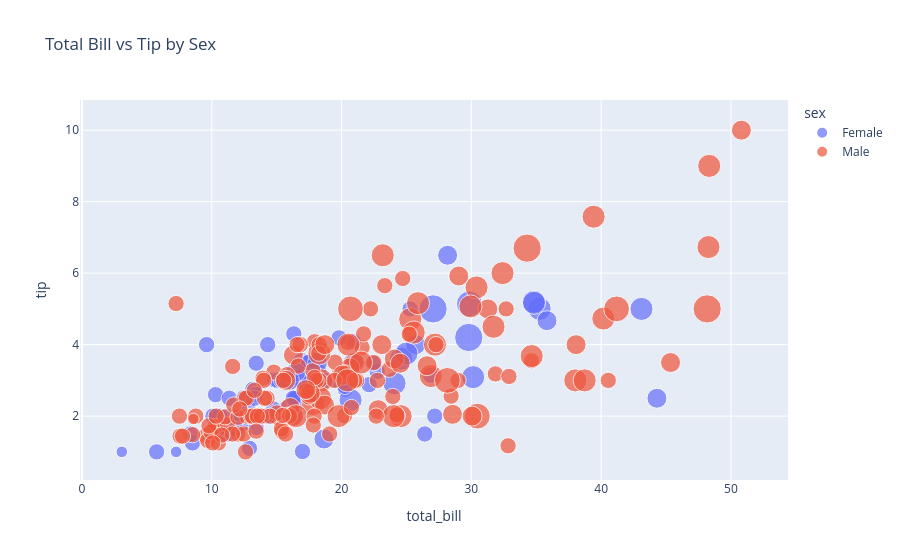

The notebook cell this image was saved under:
### Code cell
fig = px.scatter(df, x='total_bill', y='tip', color='sex',
                 size='size', hover_data=['day', 'time'],
                 title='Total Bill vs Tip by Sex')
fig.show()

### Figure 1 — Plotly figure (JSON) as saved in the notebook; plotly's stock layout.template omitted (floating-point values rounded to 4 significant figures; data arrays with more than 128 entries replaced by an {"elided": "..."} marker saying what was removed)
{"data": [{"customdata": {"elided": "87x2 str values"}, "hovertemplate": "sex=Female<br>total_bill=%{x}<br>tip=%{y}<br>size=%{marker.size}<br>day=%{customdata[0]}<br>time=%{customdata[1]}<extra></extra>", "legendgroup": "Female", "marker": {"color": "#636efa", "size": [2, 4, 4, 2, 3, 3, 2, 2, 2, 2, 4, 3, 2, 4, 2, 2, 1, 3, 2, 2, 2, 1, 4, 2, 2, 2, 2, 2, 3, 2, 2, 2, 1, 3, 2, 2, 2, 4, 2, 2, 6, 2, 2, 2, 2, 2, 2, 2, 2, 2, 2, 2, 6, 2, 2, 3, 2, 5, 4, 2, 3, 2, 2, 2, 2, 3, 3, 2, 4, 2, 2, 2, 2, 3, 2, 2, 3, 2, 4, 2, 3, 2, 2, 2, 3, 2, 2], "sizemode": "area", "sizeref": 0.015, "symbol": "circle"}, "mode": "markers", "name": "Female", "orientation": "v", "showlegend": true, "type": "scatter", "x": [16.99, 24.59, 35.26, 14.83, 10.33, 16.97, 20.29, 15.77, 19.65, 15.06, 20.69, 16.93, 10.29, 34.81, 26.41, 16.45, 3.07, 17.07, 26.86, 25.28, 14.73, 10.07, 34.83, 5.75, 16.32, 22.75, 11.35, 15.38, 44.3, 22.42, 20.92, 14.31, 7.25, 25.71, 17.31, 10.65, 12.43, 24.08, 13.42, 12.48, 29.8, 14.52, 11.38, 20.27, 11.17, 12.26, 18.26, 8.51, 10.33, 14.15, 13.16, 17.47, 27.05, 16.43, 8.35, 18.64, 11.87, 29.85, 25.0, 13.39, 16.21, 17.51, 10.59, 10.63, 9.6, 20.9, 18.15, 19.81, 43.11, 13.0, 12.74, 13.0, 16.4, 16.47, 12.76, 13.27, 28.17, 12.9, 30.14, 13.42, 15.98, 16.27, 10.09, 22.12, 35.83, 27.18, 18.78], "xaxis": "x", "y": [1.01, 3.61, 5.0, 3.02, 1.67, 3.5, 2.75, 2.23, 3.0, 3.0, 2.45, 3.07, 2.6, 5.2, 1.5, 2.47, 1.0, 3.0, 3.14, 5.0, 2.2, 1.83, 5.17, 1.0, 4.3, 3.25, 2.5, 3.0, 2.5, 3.48, 4.08, 4.0, 1.0, 4.0, 3.5, 1.5, 1.8, 2.92, 1.68, 2.52, 4.2, 2.0, 2.0, 2.83, 1.5, 2.0, 3.25, 1.25, 2.0, 2.0, 2.75, 3.5, 5.0, 2.3, 1.5, 1.36, 1.63, 5.14, 3.75, 2.61, 2.0, 3.0, 1.61, 2.0, 4.0, 3.5, 3.5, 4.19, 5.0, 2.0, 2.01, 2.0, 2.5, 3.23, 2.23, 2.5, 6.5, 1.1, 3.09, 3.48, 3.0, 2.5, 2.0, 2.88, 4.67, 2.0, 3.0], "yaxis": "y"}, {"customdata": {"elided": "157x2 str values"}, "hovertemplate": "sex=Male<br>total_bill=%{x}<br>tip=%{y}<br>size=%{marker.size}<br>day=%{customdata[0]}<br>time=%{customdata[1]}<extra></extra>", "legendgroup": "Male", "marker": {"color": "#EF553B", "size": {"elided": "157 int values"}, "sizemode": "area", "sizeref": 0.015, "symbol": "circle"}, "mode": "markers", "name": "Male", "orientation": "v", "showlegend": true, "type": "scatter", "x": {"elided": "157 float values"}, "xaxis": "x", "y": {"elided": "157 float values"}, "yaxis": "y"}], "layout": {"legend": {"itemsizing": "constant", "title": {"text": "sex"}, "tracegroupgap": 0}, "title": {"text": "Total Bill vs Tip by Sex"}, "xaxis": {"anchor": "y", "domain": [0, 1], "title": {"text": "total_bill"}}, "yaxis": {"anchor": "x", "domain": [0, 1], "title": {"text": "tip"}}}}
